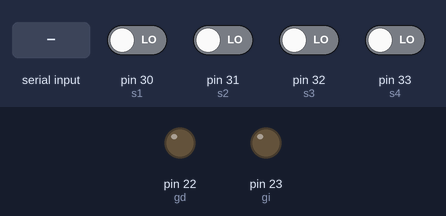
This sketch was run on a simulated Arduino Mega 2560, built with avr-gcc and run on an emulated ATmega2560. Shown: output pins drawn as LEDs (lit = HIGH). The inputs (shaded band) are chosen by the test bench; at power-on: pin 30 (s1), pin 31 (s2), pin 32 (s3), pin 33 (s4) LOW.

Above: at 1.2 s.
1.3 s: "1" received over the second serial link
At 3.5 s:
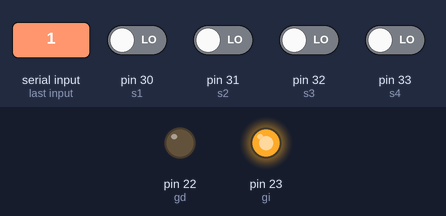
Timing chart, 0 to 5.0 s (numbered marks = the images above; inputs shaded):
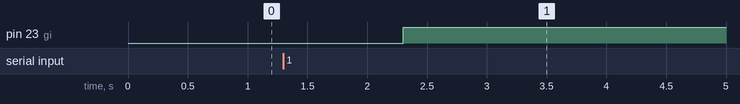

The sketch:

Receptor.ino
```cpp
int p;
int pa;
int pd;
int t;

// Pines de los sensores
int s1 = 30;
int s2 = 31;
int s3 = 32;
int s4 = 33;

// Pines del sentido de giro del motor
int gd = 22;
int gi = 23;

void setup() {

  // Configuración de sensores como entrada:
  pinMode(s1, INPUT);
  pinMode(s2, INPUT);
  pinMode(s3, INPUT);
  pinMode(s4, INPUT);

  // Configuración de sentido de giro del motor como salida
  pinMode(gd, OUTPUT);
  pinMode(gi, OUTPUT);

  Serial3.begin(9600);
  Serial.begin(9600);

}

void loop() {

  // Lectura del sensor donde está ubicado
  if (digitalRead(s1) == HIGH) {
    pa = 1;
  }
  if (digitalRead(s2) == HIGH) {
    pa = 2;
  }
  if (digitalRead(s3) == HIGH) {
    pa = 3;
  }
  if (digitalRead(s4) == HIGH) {
    pa = 4;
  }

  while (Serial3.available() == 0) {} // No hace nada mientras no haya un dato en Serial3

  if (Serial3.available() > 0) { // Verifica que hayan escrito algo en el monitor serial
    {
      pd = Serial3.read(); // Lee el sensor escogido en el emisor y lo almacena en pd

      // Establecimiento del sensor destino deseado según elección del usuario

      if (pd == '1') {
        pd = 1;
      }
      if (pd == '2') {
        pd = 2;
      }
      if (pd == '3') {
        pd = 3;
      }
      if (pd == '4') {
        pd = 4;
      }

      for (int i = pa; i > digitalRead(pd) == HIGH; i++){ // Compara la pd hasta que sea igual a pa
        digitalWrite(gd, HIGH);
        digitalWrite(gi, LOW);
        Serial3.write('d');
      }

      digitalWrite(gi, LOW);
      digitalWrite(gd, LOW);

      t = Serial3.read(); // Lee el valor en el serial 3 y lo almacena en t
      t = Serial3.parseInt(); // El caracter almacenado lo devuelve como un entero
      delay(t);

      for (int i = pa; i < pd; digitalRead(pd) == HIGH){ // Compara la pd hasta que sea igual a pa
        digitalWrite(gi, HIGH);
        digitalWrite(gd, LOW);
        Serial3.write('i');
      }

      digitalWrite(gi, LOW);
      digitalWrite(gd, LOW);

      t = Serial3.read(); // Lee el valor en el serial 3 y lo almacena en t
      t = Serial3.parseInt(); // El caracter almacenado lo devuelve como un entero
      delay(t);
    }

    if (Serial3.available() > 0) { // Verifica que hayan escrito algo en el monitor serial
      {
        p = Serial3.read(); // Lee el valor y lo almacena en p
        Serial.print(p);
        if (p == 'p'){ // Detiene el motor
          digitalRead(gd) == LOW;
          digitalRead(gi) == LOW;
        }
      }
    }
  }
}
```

Measured:
- after the input at 1.3 s, pin 23 (gi): LOW → HIGH after 1.0 s
